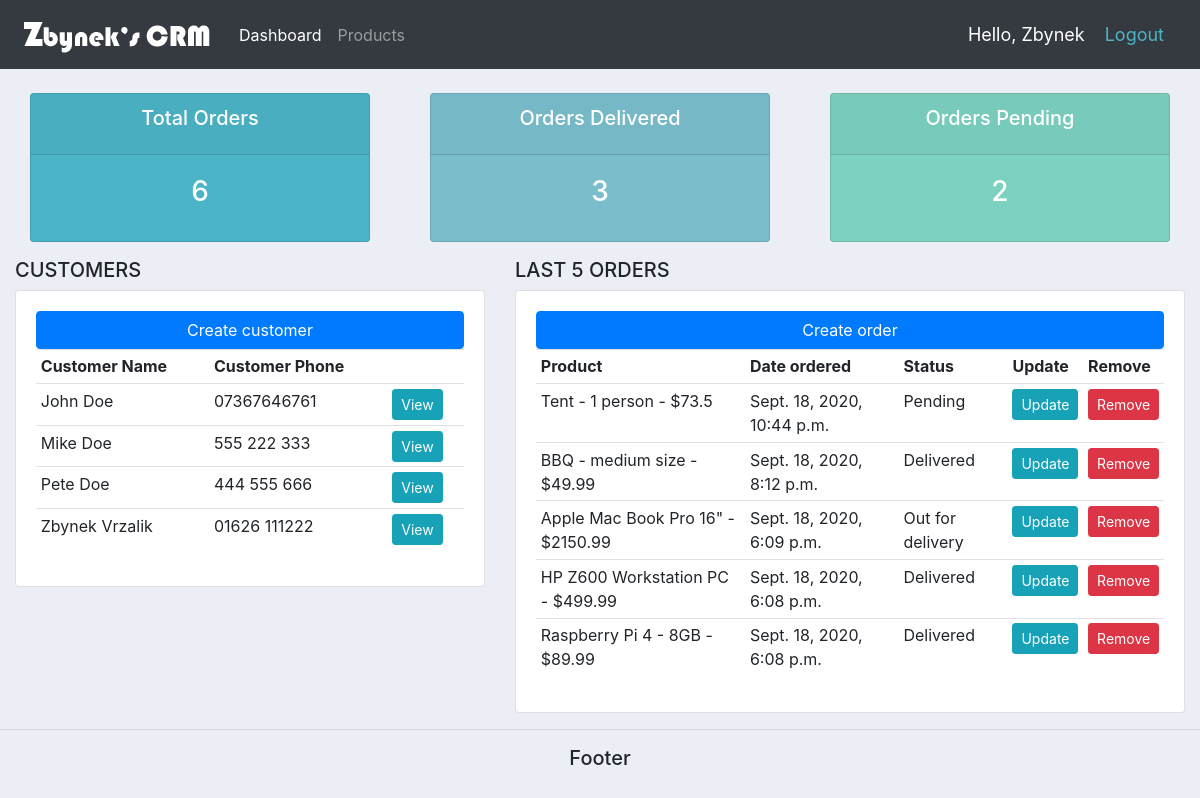
The app's page / (signed in), older data.
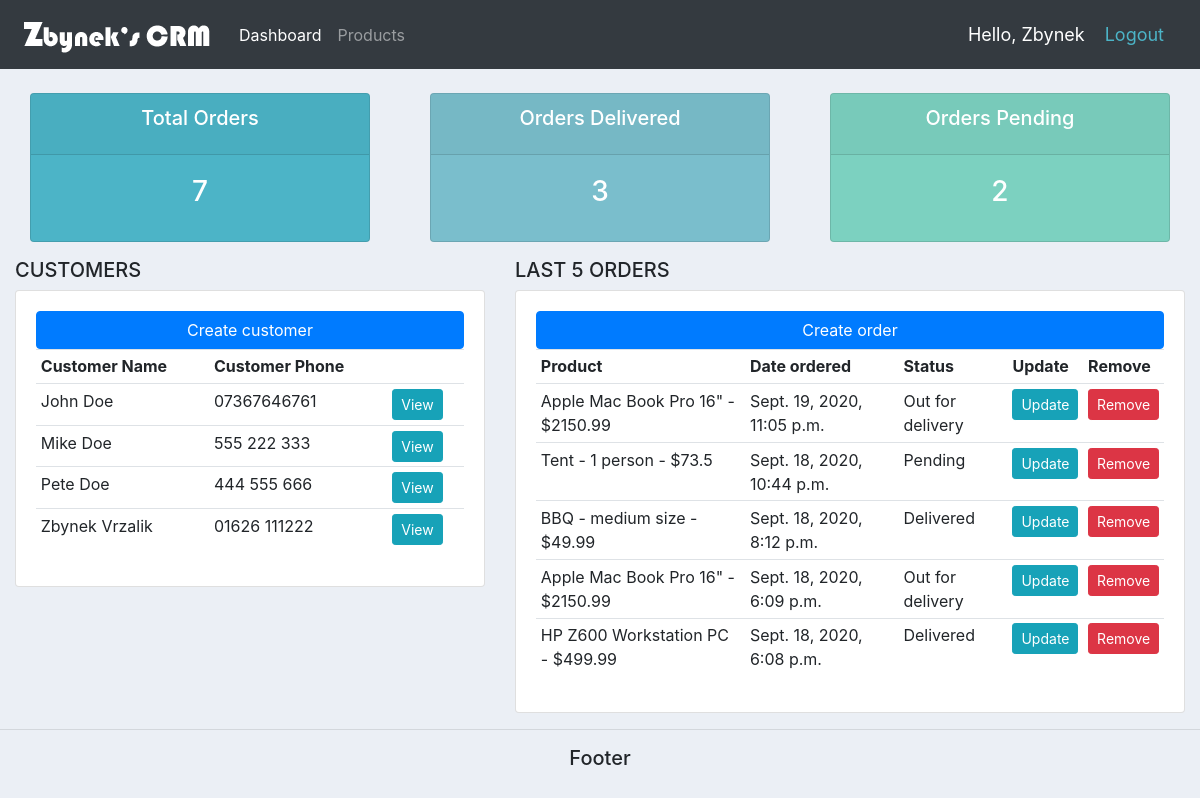
The same page, newer data.
### accounts/models.py (models this page shows, shortened)
class Customer(models.Model):
    name = models.CharField(max_length=200, null=True)
    phone = models.CharField(max_length=200, null=True)
    email = models.CharField(max_length=200, null=True)
    date_created = models.DateTimeField(auto_now_add=True)

class Order(models.Model):
    STATUS = (
        ('Pending', 'Pending'),
        ('Out for delivery', 'Out for delivery'),
        ('Delivered', 'Delivered'),
    )
    customer = models.ForeignKey(Customer, null=True, on_delete=models.SET_NULL)
    product = models.ForeignKey(Product, null=True, on_delete=models.SET_NULL)
    date_created = models.DateTimeField(auto_now_add=True)
    status = models.CharField(max_length=32, null=True, choices=STATUS)

class Product(models.Model):
    CATEGORY = (
        ('Indoor', 'Indoor'),
        ('Out door', 'Out door'),
    )
    name = models.CharField(max_length=200, null=True)
    price = models.FloatField(null=True)
    category = models.CharField(max_length=200, null=True, choices=CATEGORY)
    description = models.CharField(max_length=500, null=True)
    date_created = models.DateTimeField(auto_now_add=True)
    tag = models.ManyToManyField(Tag)
    def __str__(self):
        return f'{self.name} - ${self.price}'

### accounts/views.py (the view)
# urls.py: path('', views.home, name='home'),
@login_required(login_url='login')
def home(request):
    last_5_orders = Order.objects.all().order_by('-date_created')[:5]
    customers = Customer.objects.all()
    total_orders = Order.objects.all()
    total_orders_delivered = total_orders.filter(status='Delivered').count()
    total_orders_pending = total_orders.filter(status='Pending').count()
    context = {
        'last_5_orders': last_5_orders,
        'customers': customers,
        'total_orders': total_orders.count(),
        'total_orders_delivered': total_orders_delivered,
        'total_orders_pending': total_orders_pending
    }
    return render(request, 'accounts/dashboard.html', context)

### accounts/templates/accounts/dashboard.html
{% extends 'accounts/main.html' %}
{% block content %}
{% include 'accounts/status.html' %}
<div class="row">
    <div class="col-md-5">
        <h5>CUSTOMERS</h5>
        <div class="card">
            <div class="card-body">
                <a href="#" class="btn btn-primary btn-block">Create customer</a>
                <table class="table table-sm">
                    <tr>
                        <th>Customer Name</th>
                        <th>Customer Phone</th>
                        <th></th>
                    </tr>
                    {% for customer in customers %}
                    <tr>
                        <td>{{ customer.name }}</td>
                        <td>{{ customer.phone}}</td>
                        <td><a class="btn btn-sm btn-info" href="{% url 'customer' customer.id %}">View</a></td>
                    </tr>
                    {% endfor %}
                </table>
            </div>
        </div>
    </div>
    <div class="col-md-7">
        <h5>LAST 5 ORDERS</h5>
        <div class="card">
            <div class="card-body">
                <a href="{% url 'create_order' %}" class="btn btn-primary btn-block">Create order</a>
                <table class="table table-sm">
                    <tr>
                        <th>Product</th>
                        <th>Date ordered</th>
                        <th>Status</th>
                        <th>Update</th>
                        <th>Remove</th>
                    </tr>
                    {% for order in last_5_orders %}
                    <tr>
                        <td>{{ order.product }}</td>
                        <td>{{ order.date_created }}</td>
                        <td>{{ order.status }}</td>
                        <td><a class="btn btn-sm btn-info" href="{% url 'update_order' order.id %}">Update</a></td>
                        <td><a class="btn btn-sm btn-danger" href="{% url 'delete_order' order.id %}">Remove</a></td>
                    </tr>
                    {% endfor %}
                </table>
            </div>
        </div>
    </div>
</div>
{% endblock %}

Row changes from the older to the newer data that the page shows:
no longer on this page (row unchanged): Order: product "Raspberry Pi 4 - 8GB - $89.99", date_created "Sept. 18, 2020, 6:08 p.m.", status "Delivered"
added Order: product "Apple Mac Book Pro 16\" - $2150.99", date_created "Sept. 19, 2020, 11:05 p.m.", status "Out for delivery"
Text that changed along with them:
{{ total_orders }}: "6" → "7"
